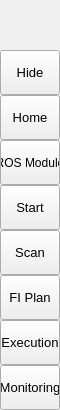
        <widget class="QFrame" name="leftMenuBg">
         <property name="minimumSize">
          <size>
           <width>60</width>
           <height>0</height>
          </size>
         </property>
         <property name="maximumSize">
          <size>
           <width>60</width>
           <height>16777215</height>
          </size>
         </property>
         <property name="frameShape">
          <enum>QFrame::NoFrame</enum>
         </property>
         <property name="frameShadow">
          <enum>QFrame::Raised</enum>
         </property>
         <layout class="QVBoxLayout" name="verticalLayout_3">
          <property name="spacing">
           <number>0</number>
          </property>
          <property name="leftMargin">
           <number>0</number>
          </property>
          <property name="topMargin">
           <number>0</number>
          </property>
          <property name="rightMargin">
           <number>0</number>
          </property>
          <property name="bottomMargin">
           <number>0</number>
          </property>
          <item>
           <widget class="QFrame" name="topLogoInfo">
            <property name="minimumSize">
             <size>
              <width>0</width>
              <height>50</height>
             </size>
            </property>
            <property name="maximumSize">
             <size>
              <width>16777215</width>
              <height>50</height>
             </size>
            </property>
            <property name="frameShape">
             <enum>QFrame::NoFrame</enum>
            </property>
            <property name="frameShadow">
             <enum>QFrame::Raised</enum>
            </property>
            <widget class="QLabel" name="titleLeftApp">
             <property name="geometry">
              <rect>
               <x>70</x>
               <y>8</y>
               <width>160</width>
               <height>20</height>
              </rect>
             </property>
             <property name="font">
              <font>
               <family>Segoe UI Semibold</family>
               <pointsize>12</pointsize>
               <weight>7</weight>
               <italic>false</italic>
               <bold>false</bold>
              </font>
             </property>
             <property name="text">
              <string>IM-FIT</string>
             </property>
             <property name="alignment">
              <set>Qt::AlignLeading|Qt::AlignLeft|Qt::AlignTop</set>
             </property>
            </widget>
            <widget class="QLabel" name="titleLeftDescription">
             <property name="geometry">
              <rect>
               <x>70</x>
               <y>27</y>
               <width>160</width>
               <height>16</height>
              </rect>
             </property>
             <property name="maximumSize">
              <size>
               <width>16777215</width>
               <height>16</height>
              </size>
             </property>
             <property name="font">
              <font>
               <family>Segoe UI</family>
               <pointsize>8</pointsize>
               <weight>50</weight>
               <italic>false</italic>
               <bold>false</bold>
              </font>
             </property>
             <property name="text">
              <string>Fault Injection Tool</string>
             </property>
             <property name="alignment">
              <set>Qt::AlignLeading|Qt::AlignLeft|Qt::AlignTop</set>
             </property>
            </widget>
            <widget class="QLabel" name="label_46">
             <property name="geometry">
              <rect>
               <x>0</x>
               <y>0</y>
               <width>50</width>
               <height>50</height>
              </rect>
             </property>
             <property name="sizePolicy">
              <sizepolicy hsizetype="Preferred" vsizetype="Preferred">
               <horstretch>0</horstretch>
               <verstretch>0</verstretch>
              </sizepolicy>
             </property>
             <property name="minimumSize">
              <size>
               <width>50</width>
               <height>50</height>
              </size>
             </property>
             <property name="maximumSize">
              <size>
               <width>16777215</width>
               <height>50</height>
              </size>
             </property>
             <property name="sizeIncrement">
              <size>
               <width>-1</width>
               <height>0</height>
              </size>
             </property>
             <property name="text">
              <string/>
             </property>
             <property name="pixmap">
              <pixmap>images/images/ros-icon.png</pixmap>
             </property>
             <property name="alignment">
              <set>Qt::AlignCenter</set>
             </property>
            </widget>
           </widget>
          </item>
          <item>
           <widget class="QFrame" name="leftMenuFrame">
            <property name="frameShape">
             <enum>QFrame::NoFrame</enum>
            </property>
            <property name="frameShadow">
             <enum>QFrame::Raised</enum>
            </property>
            <layout class="QVBoxLayout" name="verticalMenuLayout">
             <property name="spacing">
              <number>0</number>
             </property>
             <property name="leftMargin">
              <number>0</number>
             </property>
             <property name="topMargin">
              <number>0</number>
             </property>
             <property name="rightMargin">
              <number>0</number>
             </property>
             <property name="bottomMargin">
              <number>0</number>
             </property>
             <item>
              <widget class="QFrame" name="toggleBox">
               <property name="maximumSize">
                <size>
                 <width>16777215</width>
                 <height>45</height>
                </size>
               </property>
               <property name="frameShape">
                <enum>QFrame::NoFrame</enum>
               </property>
               <property name="frameShadow">
                <enum>QFrame::Raised</enum>
               </property>
               <layout class="QVBoxLayout" name="verticalLayout_4">
                <property name="spacing">
                 <number>0</number>
                </property>
                <property name="leftMargin">
                 <number>0</number>
                </property>
                <property name="topMargin">
                 <number>0</number>
                </property>
                <property name="rightMargin">
                 <number>0</number>
                </property>
                <property name="bottomMargin">
                 <number>0</number>
                </property>
                <item>
                 <widget class="QPushButton" name="toggleButton">
                  <property name="sizePolicy">
                   <sizepolicy hsizetype="Expanding" vsizetype="Fixed">
                    <horstretch>0</horstretch>
                    <verstretch>0</verstretch>
                   </sizepolicy>
                  </property>
                  <property name="minimumSize">
                   <size>
                    <width>0</width>
                    <height>45</height>
                   </size>
                  </property>
                  <property name="font">
                   <font>
                    <family>Segoe UI</family>
                    <pointsize>10</pointsize>
                    <weight>50</weight>
                    <italic>false</italic>
                    <bold>false</bold>
                   </font>
                  </property>
                  <property name="cursor">
                   <cursorShape>PointingHandCursor</cursorShape>
                  </property>
                  <property name="layoutDirection">
                   <enum>Qt::LeftToRight</enum>
                  </property>
                  <property name="styleSheet">
                   <string notr="true">background-image: url(:/icons/images/icons/icon_menu.png);</string>
                  </property>
                  <property name="text">
                   <string>Hide</string>
                  </property>
                 </widget>
                </item>
               </layout>
              </widget>
             </item>
             <item alignment="Qt::AlignTop">
              <widget class="QFrame" name="topMenu">
               <property name="frameShape">
                <enum>QFrame::NoFrame</enum>
               </property>
               <property name="frameShadow">
                <enum>QFrame::Raised</enum>
               </property>
               <layout class="QVBoxLayout" name="verticalLayout_8">
                <property name="spacing">
                 <number>0</number>
                </property>
                <property name="leftMargin">
                 <number>0</number>
                </property>
                <property name="topMargin">
                 <number>0</number>
                </property>
                <property name="rightMargin">
                 <number>0</number>
                </property>
                <property name="bottomMargin">
                 <number>0</number>
                </property>
                <item>
                 <widget class="QPushButton" name="btn_home">
                  <property name="sizePolicy">
                   <sizepolicy hsizetype="Expanding" vsizetype="Fixed">
                    <horstretch>0</horstretch>
                    <verstretch>0</verstretch>
                   </sizepolicy>
                  </property>
                  <property name="minimumSize">
                   <size>
                    <width>0</width>
                    <height>45</height>
                   </size>
                  </property>
                  <property name="font">
                   <font>
                    <family>Segoe UI</family>
                    <pointsize>10</pointsize>
                    <weight>50</weight>
                    <italic>false</italic>
                    <bold>false</bold>
                   </font>
                  </property>
                  <property name="cursor">
                   <cursorShape>PointingHandCursor</cursorShape>
                  </property>
                  <property name="layoutDirection">
                   <enum>Qt::LeftToRight</enum>
                  </property>
                  <property name="styleSheet">
                   <string notr="true">background-image: url(:/icons/images/icons/cil-home.png);</string>
                  </property>
                  <property name="text">
                   <string>Home</string>
                  </property>
                 </widget>
                </item>
                <item>
                 <widget class="QPushButton" name="open_ros_page">
                  <property name="sizePolicy">
                   <sizepolicy hsizetype="Expanding" vsizetype="Fixed">
                    <horstretch>0</horstretch>
                    <verstretch>0</verstretch>
                   </sizepolicy>
                  </property>
                  <property name="minimumSize">
                   <size>
                    <width>0</width>
                    <height>45</height>
                   </size>
                  </property>
                  <property name="cursor">
                   <cursorShape>PointingHandCursor</cursorShape>
                  </property>
                  <property name="styleSheet">
                   <string notr="true">background-image: url(:/icons/images/icons/cil-dialpad.png);</string>
                  </property>
                  <property name="text">
                   <string>ROS Module</string>
                  </property>
                 </widget>
                </item>
                <item>
                 <widget class="QPushButton" name="btn_start">
                  <property name="sizePolicy">
                   <sizepolicy hsizetype="Expanding" vsizetype="Fixed">
                    <horstretch>0</horstretch>
                    <verstretch>0</verstretch>
                   </sizepolicy>
                  </property>
                  <property name="minimumSize">
                   <size>
                    <width>0</width>
                    <height>45</height>
                   </size>
                  </property>
                  <property name="font">
                   <font>
                    <family>Segoe UI</family>
                    <pointsize>10</pointsize>
                    <weight>50</weight>
                    <italic>false</italic>
                    <bold>false</bold>
                   </font>
                  </property>
                  <property name="cursor">
                   <cursorShape>PointingHandCursor</cursorShape>
                  </property>
                  <property name="layoutDirection">
                   <enum>Qt::LeftToRight</enum>
                  </property>
                  <property name="styleSheet">
                   <string notr="true">background-image: url(:/icons/images/icons/cil-data-transfer-down.png);</string>
                  </property>
                  <property name="text">
                   <string>Start</string>
                  </property>
                 </widget>
                </item>
                <item>
                 <widget class="QPushButton" name="btn_scan">
                  <property name="sizePolicy">
                   <sizepolicy hsizetype="Expanding" vsizetype="Fixed">
                    <horstretch>0</horstretch>
                    <verstretch>0</verstretch>
                   </sizepolicy>
                  </property>
                  <property name="minimumSize">
                   <size>
                    <width>0</width>
                    <height>45</height>
                   </size>
                  </property>
                  <property name="font">
                   <font>
                    <family>Segoe UI</family>
                    <pointsize>10</pointsize>
                    <weight>50</weight>
                    <italic>false</italic>
                    <bold>false</bold>
                   </font>
                  </property>
                  <property name="cursor">
                   <cursorShape>PointingHandCursor</cursorShape>
                  </property>
                  <property name="layoutDirection">
                   <enum>Qt::LeftToRight</enum>
                  </property>
                  <property name="styleSheet">
                   <string notr="true">background-image: url(:/icons/images/icons/cil-magnifying-glass.png);</string>
                  </property>
                  <property name="text">
                   <string>Scan</string>
                  </property>
                 </widget>
                </item>
                <item>
                 <widget class="QPushButton" name="btn_fiplan">
                  <property name="sizePolicy">
                   <sizepolicy hsizetype="Expanding" vsizetype="Fixed">
                    <horstretch>0</horstretch>
                    <verstretch>0</verstretch>
                   </sizepolicy>
                  </property>
                  <property name="minimumSize">
                   <size>
                    <width>0</width>
                    <height>45</height>
                   </size>
                  </property>
                  <property name="font">
                   <font>
                    <family>Segoe UI</family>
                    <pointsize>10</pointsize>
                    <weight>50</weight>
                    <italic>false</italic>
                    <bold>false</bold>
                   </font>
                  </property>
                  <property name="cursor">
                   <cursorShape>PointingHandCursor</cursorShape>
                  </property>
                  <property name="layoutDirection">
                   <enum>Qt::LeftToRight</enum>
                  </property>
                  <property name="styleSheet">
                   <string notr="true">background-image: url(:/icons/images/icons/cil-clipboard.png);</string>
                  </property>
                  <property name="text">
                   <string>FI Plan</string>
                  </property>
                 </widget>
                </item>
                <item>
                 <widget class="QPushButton" name="btn_execution">
                  <property name="sizePolicy">
                   <sizepolicy hsizetype="Expanding" vsizetype="Fixed">
                    <horstretch>0</horstretch>
                    <verstretch>0</verstretch>
                   </sizepolicy>
                  </property>
                  <property name="minimumSize">
                   <size>
                    <width>0</width>
                    <height>45</height>
                   </size>
                  </property>
                  <property name="font">
                   <font>
                    <family>Segoe UI</family>
                    <pointsize>10</pointsize>
                    <weight>50</weight>
                    <italic>false</italic>
                    <bold>false</bold>
                   </font>
                  </property>
                  <property name="cursor">
                   <cursorShape>PointingHandCursor</cursorShape>
                  </property>
                  <property name="layoutDirection">
                   <enum>Qt::LeftToRight</enum>
                  </property>
                  <property name="styleSheet">
                   <string notr="true">background-image: url(:/icons/images/icons/cil-terminal.png);</string>
                  </property>
                  <property name="text">
                   <string>Execution</string>
                  </property>
                 </widget>
                </item>
                <item>
                 <widget class="QPushButton" name="btn_monitoring">
                  <property name="sizePolicy">
                   <sizepolicy hsizetype="Expanding" vsizetype="Fixed">
                    <horstretch>0</horstretch>
                    <verstretch>0</verstretch>
                   </sizepolicy>
                  </property>
                  <property name="minimumSize">
                   <size>
                    <width>0</width>
                    <height>45</height>
                   </size>
                  </property>
                  <property name="font">
                   <font>
                    <family>Segoe UI</family>
                    <pointsize>10</pointsize>
                    <weight>50</weight>
                    <italic>false</italic>
                    <bold>false</bold>
                   </font>
                  </property>
                  <property name="cursor">
                   <cursorShape>PointingHandCursor</cursorShape>
                  </property>
                  <property name="layoutDirection">
                   <enum>Qt::LeftToRight</enum>
                  </property>
                  <property name="styleSheet">
                   <string notr="true">background-image: url(:/icons/images/icons/cil-check.png);</string>
                  </property>
                  <property name="text">
                   <string>Monitoring</string>
                  </property>
                 </widget>
                </item>
               </layout>
              </widget>
             </item>
             <item alignment="Qt::AlignBottom">
              <widget class="QFrame" name="bottomMenu">
               <property name="frameShape">
                <enum>QFrame::NoFrame</enum>
               </property>
               <property name="frameShadow">
                <enum>QFrame::Raised</enum>
               </property>
               <layout class="QVBoxLayout" name="verticalLayout_9">
                <property name="spacing">
                 <number>0</number>
                </property>
                <property name="leftMargin">
                 <number>0</number>
                </property>
                <property name="topMargin">
                 <number>0</number>
                </property>
                <property name="rightMargin">
                 <number>0</number>
                </property>
                <property name="bottomMargin">
                 <number>0</number>
                </property>
               </layout>
              </widget>
             </item>
            </layout>
           </widget>
          </item>
         </layout>
        </widget>
